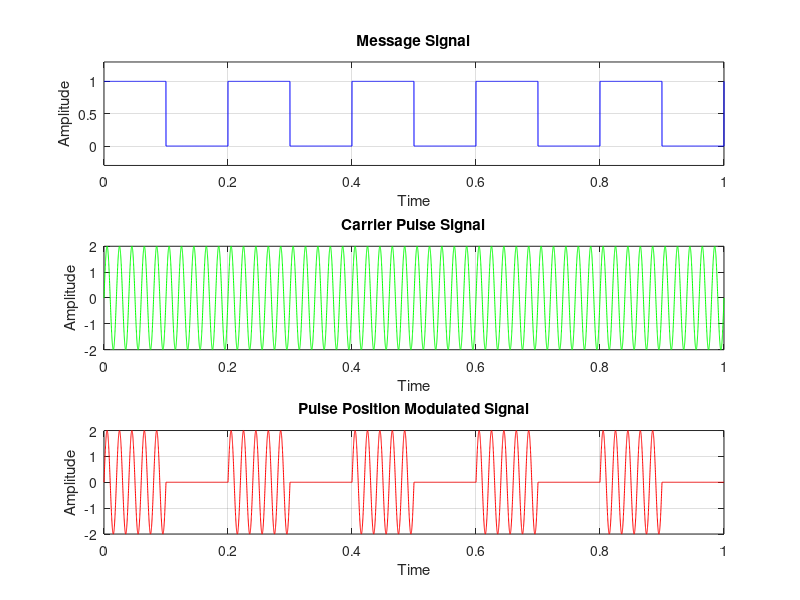

Reproduce this figure in MATLAB.
% Clear The Workspace

clc;
clearvars;


% Load Signal Package For Octave (Not Neccessary For MATLAB)

pkg load signal;


% Define Time Vector

time = 0:0.0001:1;



% Generating Message Signal

message_frequency = 5;

message_signal = square(2 * pi * message_frequency * time);
message_signal = (message_signal + 1) / 2; % For Avoiding Negative Values


% Generating Carrier Signal

carrier_amplitude = 2;
carrier_frequency = 50;

carrier_signal = carrier_amplitude .* sin(2 * pi * carrier_frequency * time);


% Generating Amplitude Shift Key Signal

ask_signal = message_signal .* carrier_signal;


% Ploting Signals

subplot(3, 1, 1);
plot(time, message_signal, 'b');
title('Message Signal');
xlabel('Time');
ylabel('Amplitude');
xlim([0, 1]);
ylim([-0.3, 1.3]);
grid on;

subplot(3, 1, 2);
plot(time, carrier_signal, 'g');
title('Carrier Pulse Signal');
xlabel('Time');
ylabel('Amplitude');
xlim([0, 1]);
grid on;

subplot(3, 1, 3);
plot(time, ask_signal, 'r');
title('Pulse Position Modulated Signal');
xlabel('Time');
ylabel('Amplitude');
xlim([0, 1]);
grid on;




